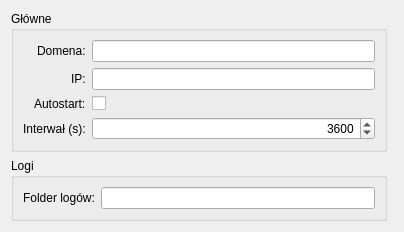
<?xml version="1.0" encoding="UTF-8"?>
<ui version="4.0">
 <class>Settings</class>
 <widget class="QDialog" name="Settings">
  <property name="geometry">
   <rect>
    <x>0</x>
    <y>0</y>
    <width>404</width>
    <height>213</height>
   </rect>
  </property>
  <property name="windowTitle">
   <string>Ustawienia</string>
  </property>
  <layout class="QHBoxLayout" name="horizontalLayout">
   <item>
    <layout class="QVBoxLayout" name="verticalLayout_4">
     <item>
      <widget class="QGroupBox" name="gbUstGlowne">
       <property name="title">
        <string>Główne</string>
       </property>
       <layout class="QVBoxLayout" name="verticalLayout_2">
        <item>
         <layout class="QFormLayout" name="formLayout">
          <property name="labelAlignment">
           <set>Qt::AlignRight|Qt::AlignTrailing|Qt::AlignVCenter</set>
          </property>
          <item row="0" column="0">
           <widget class="QLabel" name="lblDomena">
            <property name="text">
             <string>Domena:</string>
            </property>
           </widget>
          </item>
          <item row="0" column="1">
           <widget class="QLineEdit" name="leDomena"/>
          </item>
          <item row="1" column="0">
           <widget class="QLabel" name="lblIp">
            <property name="text">
             <string>IP:</string>
            </property>
           </widget>
          </item>
          <item row="1" column="1">
           <widget class="QLineEdit" name="leIp">
            <property name="inputMask">
             <string>9999</string>
            </property>
           </widget>
          </item>
          <item row="2" column="0">
           <widget class="QLabel" name="lblAutostart">
            <property name="text">
             <string>Autostart:</string>
            </property>
           </widget>
          </item>
          <item row="2" column="1">
           <widget class="QCheckBox" name="ckbAutostart">
            <property name="text">
             <string/>
            </property>
           </widget>
          </item>
          <item row="3" column="0">
           <widget class="QLabel" name="lblInterwal">
            <property name="text">
             <string>Interwał (s):</string>
            </property>
           </widget>
          </item>
          <item row="3" column="1">
           <widget class="QSpinBox" name="sbInterwal">
            <property name="alignment">
             <set>Qt::AlignRight|Qt::AlignTrailing|Qt::AlignVCenter</set>
            </property>
            <property name="maximum">
             <number>43200</number>
            </property>
            <property name="singleStep">
             <number>10</number>
            </property>
            <property name="value">
             <number>3600</number>
            </property>
           </widget>
          </item>
         </layout>
        </item>
       </layout>
      </widget>
     </item>
     <item>
      <widget class="QGroupBox" name="gbLogi">
       <property name="title">
        <string>Logi</string>
       </property>
       <layout class="QVBoxLayout" name="verticalLayout_3">
        <item>
         <layout class="QFormLayout" name="formLayout_3">
          <item row="0" column="0">
           <widget class="QLabel" name="lblFolderLogow">
            <property name="text">
             <string>Folder logów:</string>
            </property>
           </widget>
          </item>
          <item row="0" column="1">
           <widget class="QLineEdit" name="leFolderLogow"/>
          </item>
         </layout>
        </item>
       </layout>
      </widget>
     </item>
     <item>
      <spacer name="verticalSpacer">
       <property name="orientation">
        <enum>Qt::Vertical</enum>
       </property>
       <property name="sizeHint" stdset="0">
        <size>
         <width>20</width>
         <height>40</height>
        </size>
       </property>
      </spacer>
     </item>
    </layout>
   </item>
   <item>
    <widget class="QDialogButtonBox" name="buttonBox">
     <property name="orientation">
      <enum>Qt::Vertical</enum>
     </property>
     <property name="standardButtons">
      <set>QDialogButtonBox::NoButton</set>
     </property>
     <property name="centerButtons">
      <bool>false</bool>
     </property>
    </widget>
   </item>
  </layout>
 </widget>
 <resources/>
 <connections>
  <connection>
   <sender>buttonBox</sender>
   <signal>accepted()</signal>
   <receiver>Settings</receiver>
   <slot>accept()</slot>
   <hints>
    <hint type="sourcelabel">
     <x>248</x>
     <y>254</y>
    </hint>
    <hint type="destinationlabel">
     <x>157</x>
     <y>274</y>
    </hint>
   </hints>
  </connection>
  <connection>
   <sender>buttonBox</sender>
   <signal>rejected()</signal>
   <receiver>Settings</receiver>
   <slot>reject()</slot>
   <hints>
    <hint type="sourcelabel">
     <x>316</x>
     <y>260</y>
    </hint>
    <hint type="destinationlabel">
     <x>286</x>
     <y>274</y>
    </hint>
   </hints>
  </connection>
 </connections>
</ui>
